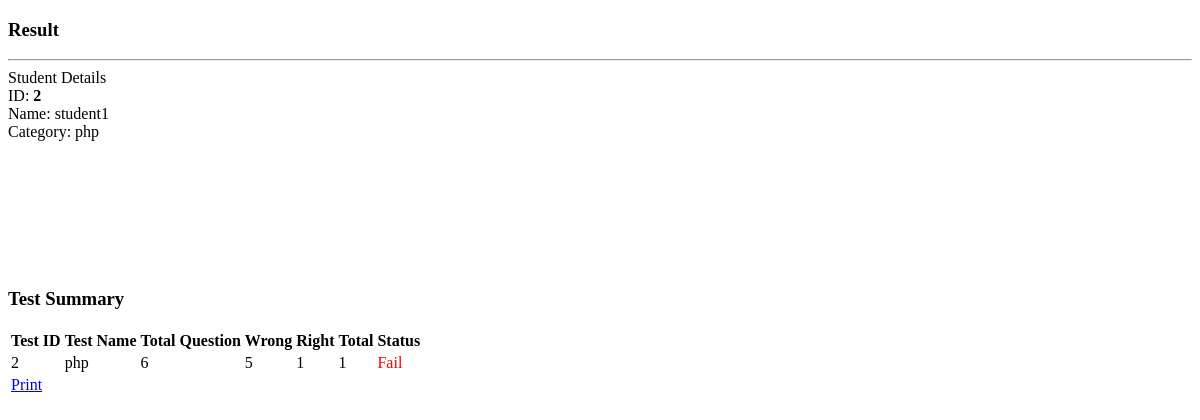
The page /php/result.php (signed in) on the database its author committed.
### tables this page shows
CREATE TABLE IF NOT EXISTS `result_students` (
  `id` int(10) NOT NULL AUTO_INCREMENT,
  `student_id` int(10) NOT NULL,
  `test_id` int(10) NOT NULL,
  `total_marks` int(10) DEFAULT NULL,
  `attempt` int(10) NOT NULL,
  PRIMARY KEY (`id`)
);

CREATE TABLE IF NOT EXISTS `students` (
  `id` int(10) NOT NULL AUTO_INCREMENT,
  `fullname` varchar(100) NOT NULL,
  `username` varchar(50) NOT NULL,
  `password` varchar(50) NOT NULL,
  `email` varchar(50) NOT NULL,
  `login_type` varchar(50) NOT NULL,
  `studentcategory` varchar(10) NOT NULL,
  `stud_city` varchar(50) NOT NULL,
  `stud_phone` varchar(50) NOT NULL,
  `isActive` tinyint(1) NOT NULL DEFAULT '1',
  `attendTest` int(1) NOT NULL DEFAULT '0',
  `test_id` int(10) NOT NULL,
  `score` int(10) NOT NULL,
  PRIMARY KEY (`id`)
);

### php/result.php (the view, shortened to what this page needs)
<?php
$id = $_SESSION['id'];
$sql = "select * from score_students where stud_id = '$id'";
$result = mysql_query($sql) or die(mysql_error());
$count = mysql_num_rows($result);
?>
<!DOCTYPE html>
<html>
<head>
</head>
<body>
<?php
$sql = "select * from result_students where student_id = '$id'";
$result = mysql_query($sql) or die(mysql_error());
$row = mysql_fetch_object($result);
$sid = $row->student_id;
$tid = $row->test_id;
$tm = $row->total_marks;
?>
<div class="panel-body">
    <div class="row">
        <div class="col-xs-12">
            <div class="text-center">
				<h3>Result</h3>
            </div>
            <hr>
            <div class="row">
				<?php
						$sql2 = "select * from students where id = '$sid'";
						$result2 = mysql_query($sql2) or die(mysql_error());
						$value = mysql_fetch_object($result2);
						$name = $value->username;
						$category = $value->studentcategory;
				?>
                <div class="col-xs-12 col-md-5 col-lg-6 pull-center">
                    <div class="panel panel-default height">
                        <div class="panel-heading">Student Details</div>
                        <div class="panel-body">
						ID: <strong><?php echo $sid; ?></strong><br>
						Name: <?php echo $name; ?><br>
						Category: <?php echo $category; ?>
                        </div>
                    </div>
                </div>
            </div>
			<div class="row">
        <div class="col-md-12">
            <div class="panel panel-default">
                <div class="panel-heading">
                    <h3 class="text-center"><strong>Test Summary</strong></h3>
                </div>
                <div class="panel-body">
                    <div class="table-responsive">
                        <table class="table table-condensed">
                            <thead>
                                <tr>
                                    <td><strong>Test ID</strong></td>
									<td><strong>Test Name</strong></td>
                                    <td><strong>Total Question</strong></td>
                                    <td><strong>Wrong</strong></td>
                                    <td><strong>Right</strong></td>
									<td><strong>Total</strong></td>
									<td><strong>Status</strong></td>
                                </tr>
                            </thead>
                            <tbody>
                                <tr>
                                    <td><?php echo $tid;  ?></td>
									<td><?php echo $category; ?></td>
                                    <td><?php echo $count; $wrong = $count-$tm; $right = $tm; ?></td>
                                    <td><?php echo $wrong; ?></td>
                                    <td><?php echo $right; ?></td>
									<td><?php echo $tm; ?></td>
									<td><?php if($tm >=20) {?><font color='gree'>Pass</font><?php } ?><font color='red'>Fail</font></td>
                                </tr>
									<tr>
								<td colspan='7' halign='center'>
								<a href="#" class="btn btn-info" onclick="javascript:window.print();"><i class="fa fa-print"></i> Print</a></td></tr>
                            </tbody>
                        </table>
                    </div>
                </div>
            </div>
        </div>
    </div>
        </div>
    </div>
	</div>
	</body>
	</html>

### php/result.php (style rules this page uses)
.height { min-height: 200px; }

### rows shown on the page
result_students: student "2", test "2", total_marks "5", total_marks "1"
students: username "student1", studentcategory "php"

### other values the page prints
$count "6"
